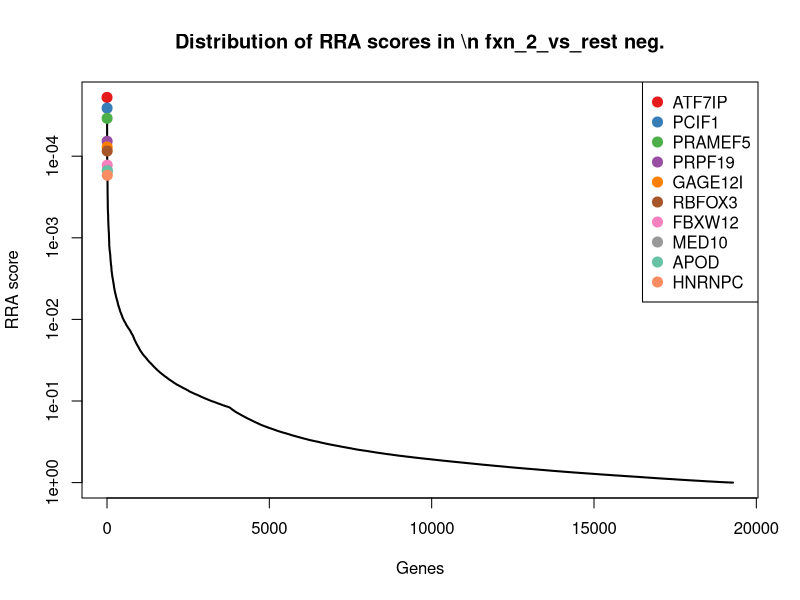
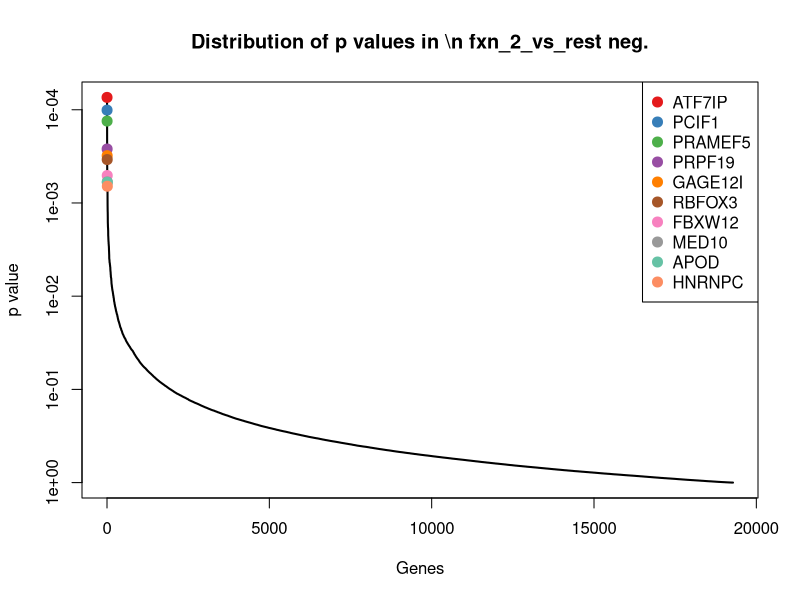
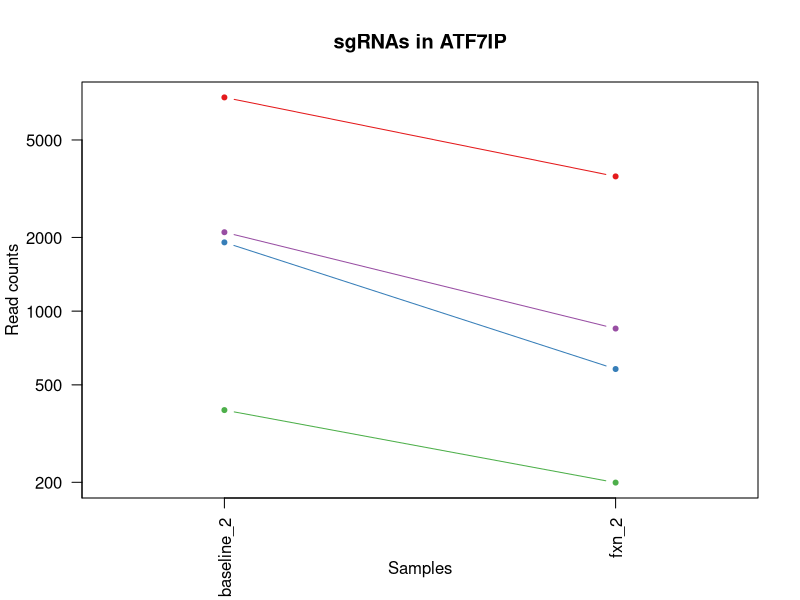
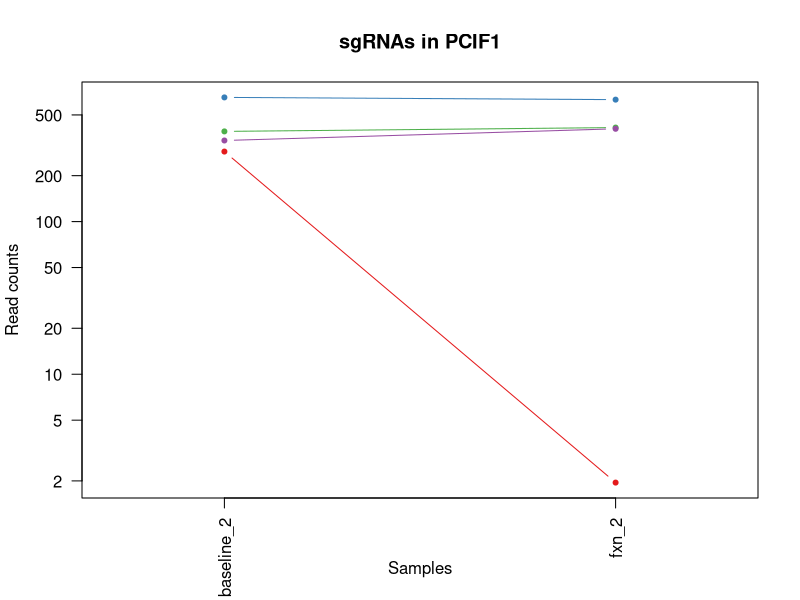
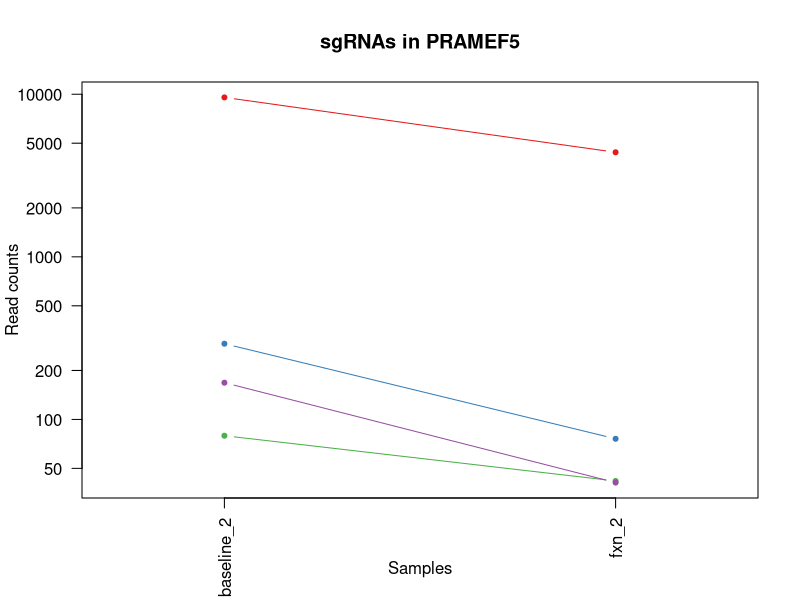
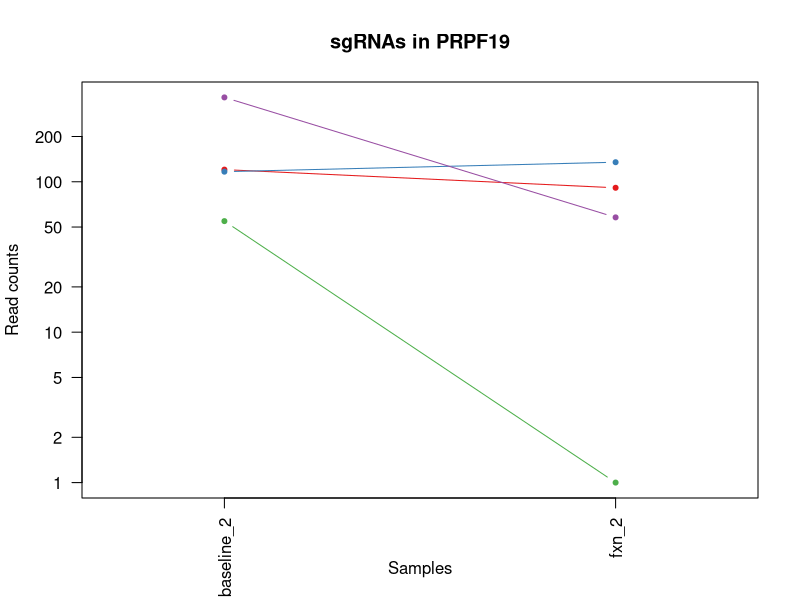
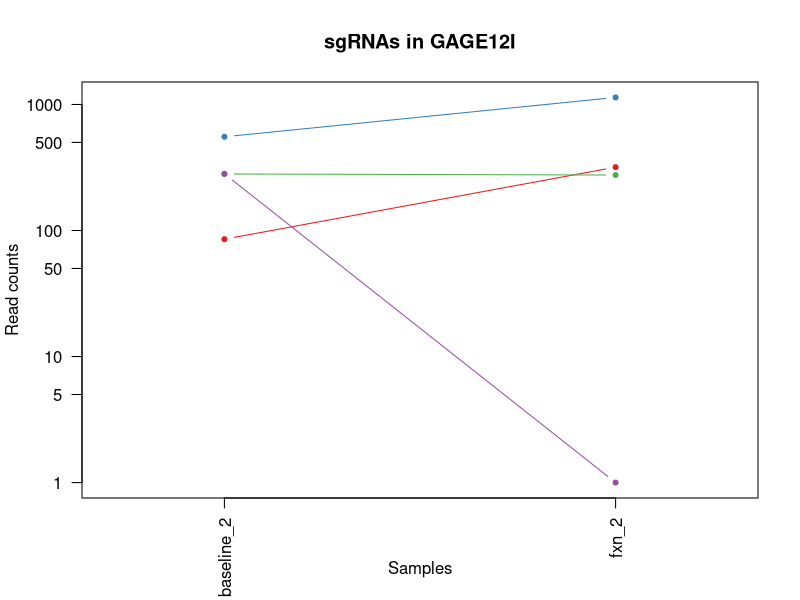
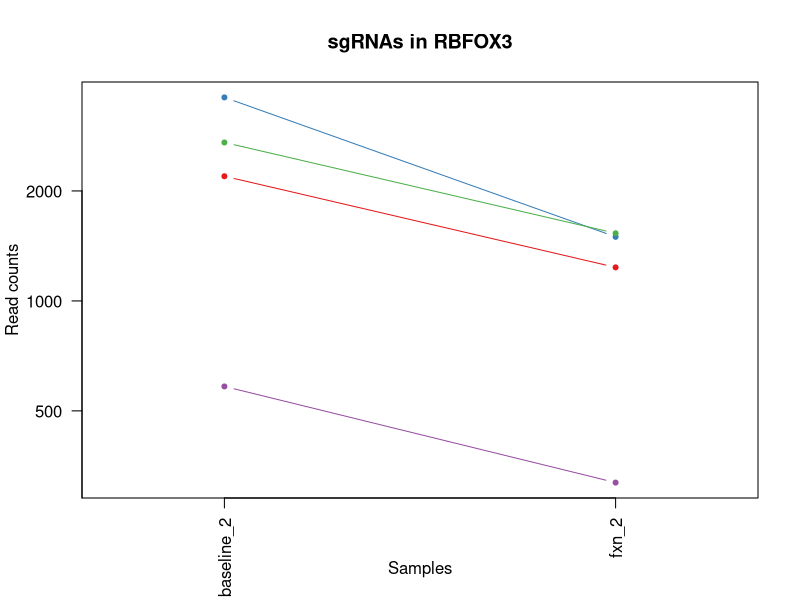

Write the R code that produced these figures, in order. (Note: this script raises an error after producing the figures.)
pdf(file='defaultTest_defaultNormCount_screen2.pdf',width=4.5,height=4.5);
gstable=read.table('defaultTest_defaultNormCount_screen2.gene_summary.txt',header=T)
# 
#
# parameters
# Do not modify the variables beginning with "__"

# gstablename='__GENE_SUMMARY_FILE__'
startindex=3
# outputfile='__OUTPUT_FILE__'
targetgenelist=c("ATF7IP","PCIF1","PRAMEF5","PRPF19","GAGE12I","RBFOX3","FBXW12","MED10","APOD","HNRNPC")
# samplelabel=sub('.\\w+.\\w+$','',colnames(gstable)[startindex]);
samplelabel='fxn_2_vs_rest neg.'


# You need to write some codes in front of this code:
# gstable=read.table(gstablename,header=T)
# pdf(file=outputfile,width=6,height=6)


# set up color using RColorBrewer
#library(RColorBrewer)
#colors <- brewer.pal(length(targetgenelist), "Set1")

colors=c( "#E41A1C", "#377EB8", "#4DAF4A", "#984EA3", "#FF7F00",  "#A65628", "#F781BF",
          "#999999", "#66C2A5", "#FC8D62", "#8DA0CB", "#E78AC3", "#A6D854", "#FFD92F", "#E5C494", "#B3B3B3", 
          "#8DD3C7", "#FFFFB3", "#BEBADA", "#FB8072", "#80B1D3", "#FDB462", "#B3DE69", "#FCCDE5",
          "#D9D9D9", "#BC80BD", "#CCEBC5", "#FFED6F")

######
# function definition

plotrankedvalues<-function(val, tglist, ...){
  
  plot(val,log='y',ylim=c(max(val),min(val)),type='l',lwd=2, ...)
  if(length(tglist)>0){
    for(i in 1:length(tglist)){
      targetgene=tglist[i];
      tx=which(names(val)==targetgene);ty=val[targetgene];
      points(tx,ty,col=colors[(i %% length(colors)) ],cex=2,pch=20)
      # text(tx+50,ty,targetgene,col=colors[i])
    }
    legend('topright',tglist,pch=20,pt.cex = 2,cex=1,col=colors)
  }
}



plotrandvalues<-function(val,targetgenelist, ...){
  # choose the one with the best distance distribution
  
  mindiffvalue=0;
  randval=val;
  for(i in 1:20){
    randval0=sample(val)
    vindex=sort(which(names(randval0) %in% targetgenelist))
    if(max(vindex)>0.9*length(val)){
      # print('pass...')
      next;
    }
    mindiffind=min(diff(vindex));
    if (mindiffind > mindiffvalue){
      mindiffvalue=mindiffind;
      randval=randval0;
      # print(paste('Diff: ',mindiffvalue))
    }
  }
  plot(randval,log='y',ylim=c(max(randval),min(randval)),pch=20,col='grey', ...)
  
  if(length(targetgenelist)>0){
    for(i in 1:length(targetgenelist)){
      targetgene=targetgenelist[i];
      tx=which(names(randval)==targetgene);ty=randval[targetgene];
      points(tx,ty,col=colors[(i %% length(colors)) ],cex=2,pch=20)
      text(tx+50,ty,targetgene,col=colors[i])
    }
  }
  
}




# set.seed(1235)



pvec=gstable[,startindex]
names(pvec)=gstable[,'id']
pvec=sort(pvec);

plotrankedvalues(pvec,targetgenelist,xlab='Genes',ylab='RRA score',main=paste('Distribution of RRA scores in \\n',samplelabel))

# plotrandvalues(pvec,targetgenelist,xlab='Genes',ylab='RRA score',main=paste('Distribution of RRA scores in \\n',samplelabel))


pvec=gstable[,startindex+1]
names(pvec)=gstable[,'id']
pvec=sort(pvec);

plotrankedvalues(pvec,targetgenelist,xlab='Genes',ylab='p value',main=paste('Distribution of p values in \\n',samplelabel))

# plotrandvalues(pvec,targetgenelist,xlab='Genes',ylab='p value',main=paste('Distribution of p values in \\n',samplelabel))



# you need to write after this code:
# dev.off()






# parameters
# Do not modify the variables beginning with "__"
targetmat=list(c(7459.902098955096,3548.7282617844667),c(1908.0866371389197,579.2679260606168),c(393.41222917535634,198.47048614208015),c(2099.1939059603455,848.0102589707061))
targetgene="ATF7IP"
collabel=c("baseline_2","fxn_2")

# set up color using RColorBrewer
#library(RColorBrewer)
#colors <- brewer.pal(length(targetgenelist), "Set1")

colors=c( "#E41A1C", "#377EB8", "#4DAF4A", "#984EA3", "#FF7F00",  "#A65628", "#F781BF",
          "#999999", "#66C2A5", "#FC8D62", "#8DA0CB", "#E78AC3", "#A6D854", "#FFD92F", "#E5C494", "#B3B3B3", 
          "#8DD3C7", "#FFFFB3", "#BEBADA", "#FB8072", "#80B1D3", "#FDB462", "#B3DE69", "#FCCDE5",
          "#D9D9D9", "#BC80BD", "#CCEBC5", "#FFED6F")


## code

targetmatvec=unlist(targetmat)+1
yrange=range(targetmatvec[targetmatvec>0]);
# yrange[1]=1; # set the minimum value to 1
for(i in 1:length(targetmat)){
  vali=targetmat[[i]]+1;
  if(i==1){
    plot(1:length(vali),vali,type='b',las=1,pch=20,main=paste('sgRNAs in',targetgene),ylab='Read counts',xlab='Samples',xlim=c(0.7,length(vali)+0.3),ylim = yrange,col=colors[(i %% length(colors))],xaxt='n',log='y')
    axis(1,at=1:length(vali),labels=(collabel),las=2)
    # lines(0:100,rep(1,101),col='black');
  }else{
    lines(1:length(vali),vali,type='b',pch=20,col=colors[(i %% length(colors))])
  }
}




# parameters
# Do not modify the variables beginning with "__"
targetmat=list(c(286.6609032321382,0.9496195509190438),c(650.2126216541468,628.648142708407),c(388.93315256235417,412.134885098865),c(338.9167970504967,404.5379286915127))
targetgene="PCIF1"
collabel=c("baseline_2","fxn_2")

# set up color using RColorBrewer
#library(RColorBrewer)
#colors <- brewer.pal(length(targetgenelist), "Set1")

colors=c( "#E41A1C", "#377EB8", "#4DAF4A", "#984EA3", "#FF7F00",  "#A65628", "#F781BF",
          "#999999", "#66C2A5", "#FC8D62", "#8DA0CB", "#E78AC3", "#A6D854", "#FFD92F", "#E5C494", "#B3B3B3", 
          "#8DD3C7", "#FFFFB3", "#BEBADA", "#FB8072", "#80B1D3", "#FDB462", "#B3DE69", "#FCCDE5",
          "#D9D9D9", "#BC80BD", "#CCEBC5", "#FFED6F")


## code

targetmatvec=unlist(targetmat)+1
yrange=range(targetmatvec[targetmatvec>0]);
# yrange[1]=1; # set the minimum value to 1
for(i in 1:length(targetmat)){
  vali=targetmat[[i]]+1;
  if(i==1){
    plot(1:length(vali),vali,type='b',las=1,pch=20,main=paste('sgRNAs in',targetgene),ylab='Read counts',xlab='Samples',xlim=c(0.7,length(vali)+0.3),ylim = yrange,col=colors[(i %% length(colors))],xaxt='n',log='y')
    axis(1,at=1:length(vali),labels=(collabel),las=2)
    # lines(0:100,rep(1,101),col='black');
  }else{
    lines(1:length(vali),vali,type='b',pch=20,col=colors[(i %% length(colors))])
  }
}




# parameters
# Do not modify the variables beginning with "__"
targetmat=list(c(9559.842517684276,4394.839281653335),c(291.1399798451403,75.01994452260446),c(78.38384072753779,40.83364068951889),c(167.21886021874727,39.88402113859984))
targetgene="PRAMEF5"
collabel=c("baseline_2","fxn_2")

# set up color using RColorBrewer
#library(RColorBrewer)
#colors <- brewer.pal(length(targetgenelist), "Set1")

colors=c( "#E41A1C", "#377EB8", "#4DAF4A", "#984EA3", "#FF7F00",  "#A65628", "#F781BF",
          "#999999", "#66C2A5", "#FC8D62", "#8DA0CB", "#E78AC3", "#A6D854", "#FFD92F", "#E5C494", "#B3B3B3", 
          "#8DD3C7", "#FFFFB3", "#BEBADA", "#FB8072", "#80B1D3", "#FDB462", "#B3DE69", "#FCCDE5",
          "#D9D9D9", "#BC80BD", "#CCEBC5", "#FFED6F")


## code

targetmatvec=unlist(targetmat)+1
yrange=range(targetmatvec[targetmatvec>0]);
# yrange[1]=1; # set the minimum value to 1
for(i in 1:length(targetmat)){
  vali=targetmat[[i]]+1;
  if(i==1){
    plot(1:length(vali),vali,type='b',las=1,pch=20,main=paste('sgRNAs in',targetgene),ylab='Read counts',xlab='Samples',xlim=c(0.7,length(vali)+0.3),ylim = yrange,col=colors[(i %% length(colors))],xaxt='n',log='y')
    axis(1,at=1:length(vali),labels=(collabel),las=2)
    # lines(0:100,rep(1,101),col='black');
  }else{
    lines(1:length(vali),vali,type='b',pch=20,col=colors[(i %% length(colors))])
  }
}




# parameters
# Do not modify the variables beginning with "__"
targetmat=list(c(119.44204301339092,90.21385733730916),c(115.70947916922246,133.89635667958518),c(53.748919356025915,0.0),c(362.80520565317494,56.97717305514263))
targetgene="PRPF19"
collabel=c("baseline_2","fxn_2")

# set up color using RColorBrewer
#library(RColorBrewer)
#colors <- brewer.pal(length(targetgenelist), "Set1")

colors=c( "#E41A1C", "#377EB8", "#4DAF4A", "#984EA3", "#FF7F00",  "#A65628", "#F781BF",
          "#999999", "#66C2A5", "#FC8D62", "#8DA0CB", "#E78AC3", "#A6D854", "#FFD92F", "#E5C494", "#B3B3B3", 
          "#8DD3C7", "#FFFFB3", "#BEBADA", "#FB8072", "#80B1D3", "#FDB462", "#B3DE69", "#FCCDE5",
          "#D9D9D9", "#BC80BD", "#CCEBC5", "#FFED6F")


## code

targetmatvec=unlist(targetmat)+1
yrange=range(targetmatvec[targetmatvec>0]);
# yrange[1]=1; # set the minimum value to 1
for(i in 1:length(targetmat)){
  vali=targetmat[[i]]+1;
  if(i==1){
    plot(1:length(vali),vali,type='b',las=1,pch=20,main=paste('sgRNAs in',targetgene),ylab='Read counts',xlab='Samples',xlim=c(0.7,length(vali)+0.3),ylim = yrange,col=colors[(i %% length(colors))],xaxt='n',log='y')
    axis(1,at=1:length(vali),labels=(collabel),las=2)
    # lines(0:100,rep(1,101),col='black');
  }else{
    lines(1:length(vali),vali,type='b',pch=20,col=colors[(i %% length(colors))])
  }
}




# parameters
# Do not modify the variables beginning with "__"
targetmat=list(c(84.35594287820733,317.1729300069606),c(553.1659617057667,1136.6946024500953),c(279.94228831263496,274.44005021560366),c(280.6888010814686,0.0))
targetgene="GAGE12I"
collabel=c("baseline_2","fxn_2")

# set up color using RColorBrewer
#library(RColorBrewer)
#colors <- brewer.pal(length(targetgenelist), "Set1")

colors=c( "#E41A1C", "#377EB8", "#4DAF4A", "#984EA3", "#FF7F00",  "#A65628", "#F781BF",
          "#999999", "#66C2A5", "#FC8D62", "#8DA0CB", "#E78AC3", "#A6D854", "#FFD92F", "#E5C494", "#B3B3B3", 
          "#8DD3C7", "#FFFFB3", "#BEBADA", "#FB8072", "#80B1D3", "#FDB462", "#B3DE69", "#FCCDE5",
          "#D9D9D9", "#BC80BD", "#CCEBC5", "#FFED6F")


## code

targetmatvec=unlist(targetmat)+1
yrange=range(targetmatvec[targetmatvec>0]);
# yrange[1]=1; # set the minimum value to 1
for(i in 1:length(targetmat)){
  vali=targetmat[[i]]+1;
  if(i==1){
    plot(1:length(vali),vali,type='b',las=1,pch=20,main=paste('sgRNAs in',targetgene),ylab='Read counts',xlab='Samples',xlim=c(0.7,length(vali)+0.3),ylim = yrange,col=colors[(i %% length(colors))],xaxt='n',log='y')
    axis(1,at=1:length(vali),labels=(collabel),las=2)
    # lines(0:100,rep(1,101),col='black');
  }else{
    lines(1:length(vali),vali,type='b',pch=20,col=colors[(i %% length(colors))])
  }
}




# parameters
# Do not modify the variables beginning with "__"
targetmat=list(c(2193.2545148333907,1234.5054161947571),c(3605.656673466738,1496.6004122484132),c(2713.573914710475,1530.7867160814988),c(582.2799596902806,317.1729300069606))
targetgene="RBFOX3"
collabel=c("baseline_2","fxn_2")

# set up color using RColorBrewer
#library(RColorBrewer)
#colors <- brewer.pal(length(targetgenelist), "Set1")

colors=c( "#E41A1C", "#377EB8", "#4DAF4A", "#984EA3", "#FF7F00",  "#A65628", "#F781BF",
          "#999999", "#66C2A5", "#FC8D62", "#8DA0CB", "#E78AC3", "#A6D854", "#FFD92F", "#E5C494", "#B3B3B3", 
          "#8DD3C7", "#FFFFB3", "#BEBADA", "#FB8072", "#80B1D3", "#FDB462", "#B3DE69", "#FCCDE5",
          "#D9D9D9", "#BC80BD", "#CCEBC5", "#FFED6F")


## code

targetmatvec=unlist(targetmat)+1
yrange=range(targetmatvec[targetmatvec>0]);
# yrange[1]=1; # set the minimum value to 1
for(i in 1:length(targetmat)){
  vali=targetmat[[i]]+1;
  if(i==1){
    plot(1:length(vali),vali,type='b',las=1,pch=20,main=paste('sgRNAs in',targetgene),ylab='Read counts',xlab='Samples',xlim=c(0.7,length(vali)+0.3),ylim = yrange,col=colors[(i %% length(colors))],xaxt='n',log='y')
    axis(1,at=1:length(vali),labels=(collabel),las=2)
    # lines(0:100,rep(1,101),col='black');
  }else{
    lines(1:length(vali),vali,type='b',pch=20,col=colors[(i %% length(colors))])
  }
}




# parameters
# Do not modify the variables beginning with "__"
targetmat=list(c(3183.130446306868,2660.833981675161),c(2075.3054973576673,1672.2800291684362),c(224.70034341894166,0.0),c(2934.541694285248,2522.1895272409806))
targetgene="FBXW12"
collabel=c("baseline_2","fxn_2")

# set up color using RColorBrewer
#library(RColorBrewer)
#colors <- brewer.pal(length(targetgenelist), "Set1")

colors=c( "#E41A1C", "#377EB8", "#4DAF4A", "#984EA3", "#FF7F00",  "#A65628", "#F781BF",
          "#999999", "#66C2A5", "#FC8D62", "#8DA0CB", "#E78AC3", "#A6D854", "#FFD92F", "#E5C494", "#B3B3B3", 
          "#8DD3C7", "#FFFFB3", "#BEBADA", "#FB8072", "#80B1D3", "#FDB462", "#B3DE69", "#FCCDE5",
          "#D9D9D9", "#BC80BD", "#CCEBC5", "#FFED6F")


## code

targetmatvec=unlist(targetmat)+1
yrange=range(targetmatvec[targetmatvec>0]);
# yrange[1]=1; # set the minimum value to 1
for(i in 1:length(targetmat)){
  vali=targetmat[[i]]+1;
  if(i==1){
    plot(1:length(vali),vali,type='b',las=1,pch=20,main=paste('sgRNAs in',targetgene),ylab='Read counts',xlab='Samples',xlim=c(0.7,length(vali)+0.3),ylim = yrange,col=colors[(i %% length(colors))],xaxt='n',log='y')
    axis(1,at=1:length(vali),labels=(collabel),las=2)
    # lines(0:100,rep(1,101),col='black');
  }else{
    lines(1:length(vali),vali,type='b',pch=20,col=colors[(i %% length(colors))])
  }
}




# parameters
# Do not modify the variables beginning with "__"
targetmat=list(c(21.6488702961771,177.57885602186118),c(158.26070699274297,34.186303833085574),c(1039.145774216501,724.5597173512305),c(267.25157124246215,16.143532365623745))
targetgene="MED10"
collabel=c("baseline_2","fxn_2")

# set up color using RColorBrewer
#library(RColorBrewer)
#colors <- brewer.pal(length(targetgenelist), "Set1")

colors=c( "#E41A1C", "#377EB8", "#4DAF4A", "#984EA3", "#FF7F00",  "#A65628", "#F781BF",
          "#999999", "#66C2A5", "#FC8D62", "#8DA0CB", "#E78AC3", "#A6D854", "#FFD92F", "#E5C494", "#B3B3B3", 
          "#8DD3C7", "#FFFFB3", "#BEBADA", "#FB8072", "#80B1D3", "#FDB462", "#B3DE69", "#FCCDE5",
          "#D9D9D9", "#BC80BD", "#CCEBC5", "#FFED6F")


## code

targetmatvec=unlist(targetmat)+1
yrange=range(targetmatvec[targetmatvec>0]);
# yrange[1]=1; # set the minimum value to 1
for(i in 1:length(targetmat)){
  vali=targetmat[[i]]+1;
  if(i==1){
    plot(1:length(vali),vali,type='b',las=1,pch=20,main=paste('sgRNAs in',targetgene),ylab='Read counts',xlab='Samples',xlim=c(0.7,length(vali)+0.3),ylim = yrange,col=colors[(i %% length(colors))],xaxt='n',log='y')
    axis(1,at=1:length(vali),labels=(collabel),las=2)
    # lines(0:100,rep(1,101),col='black');
  }else{
    lines(1:length(vali),vali,type='b',pch=20,col=colors[(i %% length(colors))])
  }
}




# parameters
# Do not modify the variables beginning with "__"
targetmat=list(c(352.3540268895032,96.86119419374248),c(608.4079065994599,425.4295588117316),c(4691.8327521197625,2053.077469086973),c(5578.68992149419,2305.676269631438))
targetgene="APOD"
collabel=c("baseline_2","fxn_2")

# set up color using RColorBrewer
#library(RColorBrewer)
#colors <- brewer.pal(length(targetgenelist), "Set1")

colors=c( "#E41A1C", "#377EB8", "#4DAF4A", "#984EA3", "#FF7F00",  "#A65628", "#F781BF",
          "#999999", "#66C2A5", "#FC8D62", "#8DA0CB", "#E78AC3", "#A6D854", "#FFD92F", "#E5C494", "#B3B3B3", 
          "#8DD3C7", "#FFFFB3", "#BEBADA", "#FB8072", "#80B1D3", "#FDB462", "#B3DE69", "#FCCDE5",
          "#D9D9D9", "#BC80BD", "#CCEBC5", "#FFED6F")


## code

targetmatvec=unlist(targetmat)+1
yrange=range(targetmatvec[targetmatvec>0]);
# yrange[1]=1; # set the minimum value to 1
for(i in 1:length(targetmat)){
  vali=targetmat[[i]]+1;
  if(i==1){
    plot(1:length(vali),vali,type='b',las=1,pch=20,main=paste('sgRNAs in',targetgene),ylab='Read counts',xlab='Samples',xlim=c(0.7,length(vali)+0.3),ylim = yrange,col=colors[(i %% length(colors))],xaxt='n',log='y')
    axis(1,at=1:length(vali),labels=(collabel),las=2)
    # lines(0:100,rep(1,101),col='black');
  }else{
    lines(1:length(vali),vali,type='b',pch=20,col=colors[(i %% length(colors))])
  }
}




# parameters
# Do not modify the variables beginning with "__"
targetmat=list(c(474.78212097822893,1329.4673712866613),c(344.14238643233256,698.9199894764163),c(14.18374260784017,0.0),c(4.479076613002159,0.0))
targetgene="HNRNPC"
collabel=c("baseline_2","fxn_2")

# set up color using RColorBrewer
#library(RColorBrewer)
#colors <- brewer.pal(length(targetgenelist), "Set1")

colors=c( "#E41A1C", "#377EB8", "#4DAF4A", "#984EA3", "#FF7F00",  "#A65628", "#F781BF",
          "#999999", "#66C2A5", "#FC8D62", "#8DA0CB", "#E78AC3", "#A6D854", "#FFD92F", "#E5C494", "#B3B3B3", 
          "#8DD3C7", "#FFFFB3", "#BEBADA", "#FB8072", "#80B1D3", "#FDB462", "#B3DE69", "#FCCDE5",
          "#D9D9D9", "#BC80BD", "#CCEBC5", "#FFED6F")


## code

targetmatvec=unlist(targetmat)+1
yrange=range(targetmatvec[targetmatvec>0]);
# yrange[1]=1; # set the minimum value to 1
for(i in 1:length(targetmat)){
  vali=targetmat[[i]]+1;
  if(i==1){
    plot(1:length(vali),vali,type='b',las=1,pch=20,main=paste('sgRNAs in',targetgene),ylab='Read counts',xlab='Samples',xlim=c(0.7,length(vali)+0.3),ylim = yrange,col=colors[(i %% length(colors))],xaxt='n',log='y')
    axis(1,at=1:length(vali),labels=(collabel),las=2)
    # lines(0:100,rep(1,101),col='black');
  }else{
    lines(1:length(vali),vali,type='b',pch=20,col=colors[(i %% length(colors))])
  }
}



# 
#
# parameters
# Do not modify the variables beginning with "__"

# gstablename='__GENE_SUMMARY_FILE__'
startindex=9
# outputfile='__OUTPUT_FILE__'
targetgenelist=c("EP400","DDX6","UNC13A","NDUFC1","CPNE2","MYC","RPS13","RPL31","TRIM28","KRT18")
# samplelabel=sub('.\\w+.\\w+$','',colnames(gstable)[startindex]);
samplelabel='fxn_2_vs_rest pos.'


# You need to write some codes in front of this code:
# gstable=read.table(gstablename,header=T)
# pdf(file=outputfile,width=6,height=6)


# set up color using RColorBrewer
#library(RColorBrewer)
#colors <- brewer.pal(length(targetgenelist), "Set1")

colors=c( "#E41A1C", "#377EB8", "#4DAF4A", "#984EA3", "#FF7F00",  "#A65628", "#F781BF",
          "#999999", "#66C2A5", "#FC8D62", "#8DA0CB", "#E78AC3", "#A6D854", "#FFD92F", "#E5C494", "#B3B3B3", 
          "#8DD3C7", "#FFFFB3", "#BEBADA", "#FB8072", "#80B1D3", "#FDB462", "#B3DE69", "#FCCDE5",
          "#D9D9D9", "#BC80BD", "#CCEBC5", "#FFED6F")

######
# function definition

plotrankedvalues<-function(val, tglist, ...){
  
  plot(val,log='y',ylim=c(max(val),min(val)),type='l',lwd=2, ...)
  if(length(tglist)>0){
    for(i in 1:length(tglist)){
      targetgene=tglist[i];
      tx=which(names(val)==targetgene);ty=val[targetgene];
      points(tx,ty,col=colors[(i %% length(colors)) ],cex=2,pch=20)
      # text(tx+50,ty,targetgene,col=colors[i])
    }
    legend('topright',tglist,pch=20,pt.cex = 2,cex=1,col=colors)
  }
}



plotrandvalues<-function(val,targetgenelist, ...){
  # choose the one with the best distance distribution
  
  mindiffvalue=0;
  randval=val;
  for(i in 1:20){
    randval0=sample(val)
    vindex=sort(which(names(randval0) %in% targetgenelist))
    if(max(vindex)>0.9*length(val)){
      # print('pass...')
      next;
    }
    mindiffind=min(diff(vindex));
    if (mindiffind > mindiffvalue){
      mindiffvalue=mindiffind;
      randval=randval0;
      # print(paste('Diff: ',mindiffvalue))
    }
  }
  plot(randval,log='y',ylim=c(max(randval),min(randval)),pch=20,col='grey', ...)
  
  if(length(targetgenelist)>0){
    for(i in 1:length(targetgenelist)){
      targetgene=targetgenelist[i];
      tx=which(names(randval)==targetgene);ty=randval[targetgene];
      points(tx,ty,col=colors[(i %% length(colors)) ],cex=2,pch=20)
      text(tx+50,ty,targetgene,col=colors[i])
    }
  }
  
}




# set.seed(1235)



pvec=gstable[,startindex]
names(pvec)=gstable[,'id']
pvec=sort(pvec);

plotrankedvalues(pvec,targetgenelist,xlab='Genes',ylab='RRA score',main=paste('Distribution of RRA scores in \\n',samplelabel))

# plotrandvalues(pvec,targetgenelist,xlab='Genes',ylab='RRA score',main=paste('Distribution of RRA scores in \\n',samplelabel))


pvec=gstable[,startindex+1]
names(pvec)=gstable[,'id']
pvec=sort(pvec);

plotrankedvalues(pvec,targetgenelist,xlab='Genes',ylab='p value',main=paste('Distribution of p values in \\n',samplelabel))

# plotrandvalues(pvec,targetgenelist,xlab='Genes',ylab='p value',main=paste('Distribution of p values in \\n',samplelabel))



# you need to write after this code:
# dev.off()






# parameters
# Do not modify the variables beginning with "__"
targetmat=list(c(153.03511761090712,402.6386895896746),c(58.22799596902807,335.2157014744225),c(197.8258837409287,650.489392379545),c(64.94661088853131,167.1330409617517))
targetgene="EP400"
collabel=c("baseline_2","fxn_2")

# set up color using RColorBrewer
#library(RColorBrewer)
#colors <- brewer.pal(length(targetgenelist), "Set1")

colors=c( "#E41A1C", "#377EB8", "#4DAF4A", "#984EA3", "#FF7F00",  "#A65628", "#F781BF",
          "#999999", "#66C2A5", "#FC8D62", "#8DA0CB", "#E78AC3", "#A6D854", "#FFD92F", "#E5C494", "#B3B3B3", 
          "#8DD3C7", "#FFFFB3", "#BEBADA", "#FB8072", "#80B1D3", "#FDB462", "#B3DE69", "#FCCDE5",
          "#D9D9D9", "#BC80BD", "#CCEBC5", "#FFED6F")


## code

targetmatvec=unlist(targetmat)+1
yrange=range(targetmatvec[targetmatvec>0]);
# yrange[1]=1; # set the minimum value to 1
for(i in 1:length(targetmat)){
  vali=targetmat[[i]]+1;
  if(i==1){
    plot(1:length(vali),vali,type='b',las=1,pch=20,main=paste('sgRNAs in',targetgene),ylab='Read counts',xlab='Samples',xlim=c(0.7,length(vali)+0.3),ylim = yrange,col=colors[(i %% length(colors))],xaxt='n',log='y')
    axis(1,at=1:length(vali),labels=(collabel),las=2)
    # lines(0:100,rep(1,101),col='black');
  }else{
    lines(1:length(vali),vali,type='b',pch=20,col=colors[(i %% length(colors))])
  }
}




# parameters
# Do not modify the variables beginning with "__"
targetmat=list(c(299.351620302311,717.9123804947972),c(23.888408602678183,902.1385733730916),c(9.704665994838013,128.19863937407092),c(1852.098179476393,1713.113669857955))
targetgene="DDX6"
collabel=c("baseline_2","fxn_2")

# set up color using RColorBrewer
#library(RColorBrewer)
#colors <- brewer.pal(length(targetgenelist), "Set1")

colors=c( "#E41A1C", "#377EB8", "#4DAF4A", "#984EA3", "#FF7F00",  "#A65628", "#F781BF",
          "#999999", "#66C2A5", "#FC8D62", "#8DA0CB", "#E78AC3", "#A6D854", "#FFD92F", "#E5C494", "#B3B3B3", 
          "#8DD3C7", "#FFFFB3", "#BEBADA", "#FB8072", "#80B1D3", "#FDB462", "#B3DE69", "#FCCDE5",
          "#D9D9D9", "#BC80BD", "#CCEBC5", "#FFED6F")


## code

targetmatvec=unlist(targetmat)+1
yrange=range(targetmatvec[targetmatvec>0]);
# yrange[1]=1; # set the minimum value to 1
for(i in 1:length(targetmat)){
  vali=targetmat[[i]]+1;
  if(i==1){
    plot(1:length(vali),vali,type='b',las=1,pch=20,main=paste('sgRNAs in',targetgene),ylab='Read counts',xlab='Samples',xlim=c(0.7,length(vali)+0.3),ylim = yrange,col=colors[(i %% length(colors))],xaxt='n',log='y')
    axis(1,at=1:length(vali),labels=(collabel),las=2)
    # lines(0:100,rep(1,101),col='black');
  }else{
    lines(1:length(vali),vali,type='b',pch=20,col=colors[(i %% length(colors))])
  }
}




# parameters
# Do not modify the variables beginning with "__"
targetmat=list(c(175.4305006759179,433.976134770003),c(239.63059879561553,568.8221110005072),c(87.3419939535421,304.82787584501307),c(226.19336895660905,523.2403725563931))
targetgene="UNC13A"
collabel=c("baseline_2","fxn_2")

# set up color using RColorBrewer
#library(RColorBrewer)
#colors <- brewer.pal(length(targetgenelist), "Set1")

colors=c( "#E41A1C", "#377EB8", "#4DAF4A", "#984EA3", "#FF7F00",  "#A65628", "#F781BF",
          "#999999", "#66C2A5", "#FC8D62", "#8DA0CB", "#E78AC3", "#A6D854", "#FFD92F", "#E5C494", "#B3B3B3", 
          "#8DD3C7", "#FFFFB3", "#BEBADA", "#FB8072", "#80B1D3", "#FDB462", "#B3DE69", "#FCCDE5",
          "#D9D9D9", "#BC80BD", "#CCEBC5", "#FFED6F")


## code

targetmatvec=unlist(targetmat)+1
yrange=range(targetmatvec[targetmatvec>0]);
# yrange[1]=1; # set the minimum value to 1
for(i in 1:length(targetmat)){
  vali=targetmat[[i]]+1;
  if(i==1){
    plot(1:length(vali),vali,type='b',las=1,pch=20,main=paste('sgRNAs in',targetgene),ylab='Read counts',xlab='Samples',xlim=c(0.7,length(vali)+0.3),ylim = yrange,col=colors[(i %% length(colors))],xaxt='n',log='y')
    axis(1,at=1:length(vali),labels=(collabel),las=2)
    # lines(0:100,rep(1,101),col='black');
  }else{
    lines(1:length(vali),vali,type='b',pch=20,col=colors[(i %% length(colors))])
  }
}




# parameters
# Do not modify the variables beginning with "__"
targetmat=list(c(406.8494590143628,873.6499868455203),c(389.67966533118783,939.1737358589343),c(6512.577395305139,16294.521874219872),c(639.0149301216414,1391.1926420963994))
targetgene="NDUFC1"
collabel=c("baseline_2","fxn_2")

# set up color using RColorBrewer
#library(RColorBrewer)
#colors <- brewer.pal(length(targetgenelist), "Set1")

colors=c( "#E41A1C", "#377EB8", "#4DAF4A", "#984EA3", "#FF7F00",  "#A65628", "#F781BF",
          "#999999", "#66C2A5", "#FC8D62", "#8DA0CB", "#E78AC3", "#A6D854", "#FFD92F", "#E5C494", "#B3B3B3", 
          "#8DD3C7", "#FFFFB3", "#BEBADA", "#FB8072", "#80B1D3", "#FDB462", "#B3DE69", "#FCCDE5",
          "#D9D9D9", "#BC80BD", "#CCEBC5", "#FFED6F")


## code

targetmatvec=unlist(targetmat)+1
yrange=range(targetmatvec[targetmatvec>0]);
# yrange[1]=1; # set the minimum value to 1
for(i in 1:length(targetmat)){
  vali=targetmat[[i]]+1;
  if(i==1){
    plot(1:length(vali),vali,type='b',las=1,pch=20,main=paste('sgRNAs in',targetgene),ylab='Read counts',xlab='Samples',xlim=c(0.7,length(vali)+0.3),ylim = yrange,col=colors[(i %% length(colors))],xaxt='n',log='y')
    axis(1,at=1:length(vali),labels=(collabel),las=2)
    # lines(0:100,rep(1,101),col='black');
  }else{
    lines(1:length(vali),vali,type='b',pch=20,col=colors[(i %% length(colors))])
  }
}




# parameters
# Do not modify the variables beginning with "__"
targetmat=list(c(969.7200867149676,704.6177067819306),c(5199.461434926673,6844.857723024467),c(0.0,169.0322800635898),c(114.96296640038875,96.86119419374248))
targetgene="CPNE2"
collabel=c("baseline_2","fxn_2")

# set up color using RColorBrewer
#library(RColorBrewer)
#colors <- brewer.pal(length(targetgenelist), "Set1")

colors=c( "#E41A1C", "#377EB8", "#4DAF4A", "#984EA3", "#FF7F00",  "#A65628", "#F781BF",
          "#999999", "#66C2A5", "#FC8D62", "#8DA0CB", "#E78AC3", "#A6D854", "#FFD92F", "#E5C494", "#B3B3B3", 
          "#8DD3C7", "#FFFFB3", "#BEBADA", "#FB8072", "#80B1D3", "#FDB462", "#B3DE69", "#FCCDE5",
          "#D9D9D9", "#BC80BD", "#CCEBC5", "#FFED6F")


## code

targetmatvec=unlist(targetmat)+1
yrange=range(targetmatvec[targetmatvec>0]);
# yrange[1]=1; # set the minimum value to 1
for(i in 1:length(targetmat)){
  vali=targetmat[[i]]+1;
  if(i==1){
    plot(1:length(vali),vali,type='b',las=1,pch=20,main=paste('sgRNAs in',targetgene),ylab='Read counts',xlab='Samples',xlim=c(0.7,length(vali)+0.3),ylim = yrange,col=colors[(i %% length(colors))],xaxt='n',log='y')
    axis(1,at=1:length(vali),labels=(collabel),las=2)
    # lines(0:100,rep(1,101),col='black');
  }else{
    lines(1:length(vali),vali,type='b',pch=20,col=colors[(i %% length(colors))])
  }
}




# parameters
# Do not modify the variables beginning with "__"
targetmat=list(c(186.62819220842331,155.73760635072318),c(386.6936142558531,485.2555905196314),c(14.930255376673864,130.097878475909),c(11.944204301339092,117.75282431396144))
targetgene="MYC"
collabel=c("baseline_2","fxn_2")

# set up color using RColorBrewer
#library(RColorBrewer)
#colors <- brewer.pal(length(targetgenelist), "Set1")

colors=c( "#E41A1C", "#377EB8", "#4DAF4A", "#984EA3", "#FF7F00",  "#A65628", "#F781BF",
          "#999999", "#66C2A5", "#FC8D62", "#8DA0CB", "#E78AC3", "#A6D854", "#FFD92F", "#E5C494", "#B3B3B3", 
          "#8DD3C7", "#FFFFB3", "#BEBADA", "#FB8072", "#80B1D3", "#FDB462", "#B3DE69", "#FCCDE5",
          "#D9D9D9", "#BC80BD", "#CCEBC5", "#FFED6F")


## code

targetmatvec=unlist(targetmat)+1
yrange=range(targetmatvec[targetmatvec>0]);
# yrange[1]=1; # set the minimum value to 1
for(i in 1:length(targetmat)){
  vali=targetmat[[i]]+1;
  if(i==1){
    plot(1:length(vali),vali,type='b',las=1,pch=20,main=paste('sgRNAs in',targetgene),ylab='Read counts',xlab='Samples',xlim=c(0.7,length(vali)+0.3),ylim = yrange,col=colors[(i %% length(colors))],xaxt='n',log='y')
    axis(1,at=1:length(vali),labels=(collabel),las=2)
    # lines(0:100,rep(1,101),col='black');
  }else{
    lines(1:length(vali),vali,type='b',pch=20,col=colors[(i %% length(colors))])
  }
}




# parameters
# Do not modify the variables beginning with "__"
targetmat=list(c(167.21886021874727,0.0),c(26.874459678012958,134.84597623050422),c(94.80712164187904,307.6767344977702),c(655.4382110359827,2148.039424178877))
targetgene="RPS13"
collabel=c("baseline_2","fxn_2")

# set up color using RColorBrewer
#library(RColorBrewer)
#colors <- brewer.pal(length(targetgenelist), "Set1")

colors=c( "#E41A1C", "#377EB8", "#4DAF4A", "#984EA3", "#FF7F00",  "#A65628", "#F781BF",
          "#999999", "#66C2A5", "#FC8D62", "#8DA0CB", "#E78AC3", "#A6D854", "#FFD92F", "#E5C494", "#B3B3B3", 
          "#8DD3C7", "#FFFFB3", "#BEBADA", "#FB8072", "#80B1D3", "#FDB462", "#B3DE69", "#FCCDE5",
          "#D9D9D9", "#BC80BD", "#CCEBC5", "#FFED6F")


## code

targetmatvec=unlist(targetmat)+1
yrange=range(targetmatvec[targetmatvec>0]);
# yrange[1]=1; # set the minimum value to 1
for(i in 1:length(targetmat)){
  vali=targetmat[[i]]+1;
  if(i==1){
    plot(1:length(vali),vali,type='b',las=1,pch=20,main=paste('sgRNAs in',targetgene),ylab='Read counts',xlab='Samples',xlim=c(0.7,length(vali)+0.3),ylim = yrange,col=colors[(i %% length(colors))],xaxt='n',log='y')
    axis(1,at=1:length(vali),labels=(collabel),las=2)
    # lines(0:100,rep(1,101),col='black');
  }else{
    lines(1:length(vali),vali,type='b',pch=20,col=colors[(i %% length(colors))])
  }
}




# parameters
# Do not modify the variables beginning with "__"
targetmat=list(c(5.972102150669546,51.27945574962837),c(464.3309422145572,563.1243936949929),c(26.127946909179265,213.66439895678485),c(167.21886021874727,528.9380898619074))
targetgene="RPL31"
collabel=c("baseline_2","fxn_2")

# set up color using RColorBrewer
#library(RColorBrewer)
#colors <- brewer.pal(length(targetgenelist), "Set1")

colors=c( "#E41A1C", "#377EB8", "#4DAF4A", "#984EA3", "#FF7F00",  "#A65628", "#F781BF",
          "#999999", "#66C2A5", "#FC8D62", "#8DA0CB", "#E78AC3", "#A6D854", "#FFD92F", "#E5C494", "#B3B3B3", 
          "#8DD3C7", "#FFFFB3", "#BEBADA", "#FB8072", "#80B1D3", "#FDB462", "#B3DE69", "#FCCDE5",
          "#D9D9D9", "#BC80BD", "#CCEBC5", "#FFED6F")


## code

targetmatvec=unlist(targetmat)+1
yrange=range(targetmatvec[targetmatvec>0]);
# yrange[1]=1; # set the minimum value to 1
for(i in 1:length(targetmat)){
  vali=targetmat[[i]]+1;
  if(i==1){
    plot(1:length(vali),vali,type='b',las=1,pch=20,main=paste('sgRNAs in',targetgene),ylab='Read counts',xlab='Samples',xlim=c(0.7,length(vali)+0.3),ylim = yrange,col=colors[(i %% length(colors))],xaxt='n',log='y')
    axis(1,at=1:length(vali),labels=(collabel),las=2)
    # lines(0:100,rep(1,101),col='black');
  }else{
    lines(1:length(vali),vali,type='b',pch=20,col=colors[(i %% length(colors))])
  }
}




# parameters
# Do not modify the variables beginning with "__"
targetmat=list(c(22.395383065010797,193.72238838748495),c(649.466108885313,644.7916750740308),c(20.90235752734341,164.2841823089946),c(2390.333885805486,1189.873297301562))
targetgene="TRIM28"
collabel=c("baseline_2","fxn_2")

# set up color using RColorBrewer
#library(RColorBrewer)
#colors <- brewer.pal(length(targetgenelist), "Set1")

colors=c( "#E41A1C", "#377EB8", "#4DAF4A", "#984EA3", "#FF7F00",  "#A65628", "#F781BF",
          "#999999", "#66C2A5", "#FC8D62", "#8DA0CB", "#E78AC3", "#A6D854", "#FFD92F", "#E5C494", "#B3B3B3", 
          "#8DD3C7", "#FFFFB3", "#BEBADA", "#FB8072", "#80B1D3", "#FDB462", "#B3DE69", "#FCCDE5",
          "#D9D9D9", "#BC80BD", "#CCEBC5", "#FFED6F")


## code

targetmatvec=unlist(targetmat)+1
yrange=range(targetmatvec[targetmatvec>0]);
# yrange[1]=1; # set the minimum value to 1
for(i in 1:length(targetmat)){
  vali=targetmat[[i]]+1;
  if(i==1){
    plot(1:length(vali),vali,type='b',las=1,pch=20,main=paste('sgRNAs in',targetgene),ylab='Read counts',xlab='Samples',xlim=c(0.7,length(vali)+0.3),ylim = yrange,col=colors[(i %% length(colors))],xaxt='n',log='y')
    axis(1,at=1:length(vali),labels=(collabel),las=2)
    # lines(0:100,rep(1,101),col='black');
  }else{
    lines(1:length(vali),vali,type='b',pch=20,col=colors[(i %% length(colors))])
  }
}




# parameters
# Do not modify the variables beginning with "__"
targetmat=list(c(380.72151210518354,1121.500689635391),c(108.24435148088551,192.7727688365659),c(24.634921371511876,159.53608455439937),c(58.97450873786177,209.8659207531087))
targetgene="KRT18"
collabel=c("baseline_2","fxn_2")

# set up color using RColorBrewer
#library(RColorBrewer)
#colors <- brewer.pal(length(targetgenelist), "Set1")

colors=c( "#E41A1C", "#377EB8", "#4DAF4A", "#984EA3", "#FF7F00",  "#A65628", "#F781BF",
          "#999999", "#66C2A5", "#FC8D62", "#8DA0CB", "#E78AC3", "#A6D854", "#FFD92F", "#E5C494", "#B3B3B3", 
          "#8DD3C7", "#FFFFB3", "#BEBADA", "#FB8072", "#80B1D3", "#FDB462", "#B3DE69", "#FCCDE5",
          "#D9D9D9", "#BC80BD", "#CCEBC5", "#FFED6F")


## code

targetmatvec=unlist(targetmat)+1
yrange=range(targetmatvec[targetmatvec>0]);
# yrange[1]=1; # set the minimum value to 1
for(i in 1:length(targetmat)){
  vali=targetmat[[i]]+1;
  if(i==1){
    plot(1:length(vali),vali,type='b',las=1,pch=20,main=paste('sgRNAs in',targetgene),ylab='Read counts',xlab='Samples',xlim=c(0.7,length(vali)+0.3),ylim = yrange,col=colors[(i %% length(colors))],xaxt='n',log='y')
    axis(1,at=1:length(vali),labels=(collabel),las=2)
    # lines(0:100,rep(1,101),col='black');
  }else{
    lines(1:length(vali),vali,type='b',pch=20,col=colors[(i %% length(colors))])
  }
}



dev.off()
Sweave("defaultTest_defaultNormCount_screen2_summary.Rnw");
library(tools);

texi2dvi("defaultTest_defaultNormCount_screen2_summary.tex",pdf=TRUE);
